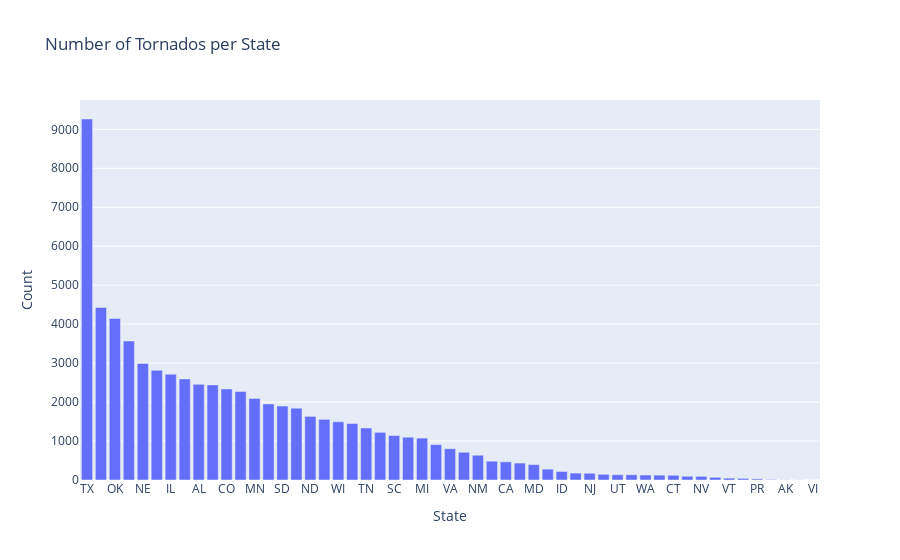

Write notebook code for a chart like this one.
### Code cell
# histogram of the number of tornados per state
# sort the states by the number of tornados
num_per_state = df.groupby('st').count()['mo'].reset_index()
num_per_state.columns = ['State', 'Count']
num_per_state = num_per_state.sort_values(by='Count', ascending=False)
fig = px.bar(num_per_state, x='State', y='Count', title='Number of Tornados per State')
fig.show()

### Figure 1 — Plotly figure (JSON) as saved in the notebook; plotly's stock layout.template omitted (floating-point values rounded to 4 significant figures)
{"data": [{"alignmentgroup": "True", "hovertemplate": "State=%{x}<br>Count=%{y}<extra></extra>", "legendgroup": "", "marker": {"color": "#636efa", "pattern": {"shape": ""}}, "name": "", "offsetgroup": "", "orientation": "v", "showlegend": false, "textposition": "auto", "type": "bar", "x": ["TX", "KS", "OK", "FL", "NE", "IA", "IL", "MS", "AL", "MO", "CO", "LA", "MN", "AR", "SD", "GA", "ND", "IN", "WI", "NC", "TN", "OH", "SC", "KY", "MI", "PA", "VA", "WY", "NM", "NY", "CA", "MT", "MD", "AZ", "ID", "MA", "NJ", "WV", "UT", "ME", "WA", "OR", "CT", "NH", "NV", "DE", "VT", "HI", "PR", "RI", "AK", "DC", "VI"], "xaxis": "x", "y": [9265, 4429, 4144, 3566, 2993, 2815, 2716, 2594, 2456, 2441, 2337, 2271, 2094, 1952, 1898, 1843, 1633, 1556, 1495, 1450, 1335, 1223, 1141, 1099, 1075, 909, 803, 713, 636, 483, 466, 434, 395, 279, 219, 177, 172, 146, 135, 134, 127, 125, 121, 96, 94, 69, 48, 41, 29, 13, 4, 3, 1], "yaxis": "y"}], "layout": {"barmode": "relative", "legend": {"tracegroupgap": 0}, "title": {"text": "Number of Tornados per State"}, "xaxis": {"anchor": "y", "domain": [0, 1], "title": {"text": "State"}}, "yaxis": {"anchor": "x", "domain": [0, 1], "title": {"text": "Count"}}}}
